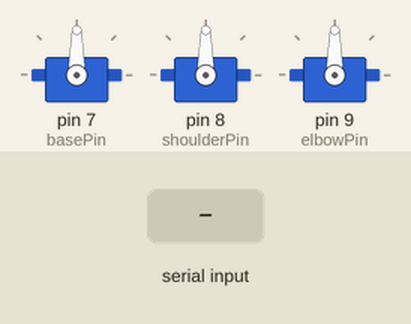
Recording of a sketch running on a simulated Arduino Uno, built with avr-gcc and run on an emulated ATmega328P. Shown: 3 × servo. The test bench sets the inputs (shaded band).

Above: at 1.2 s.
1.3 s: "B:\n" received over the second serial link
At 2.1 s:
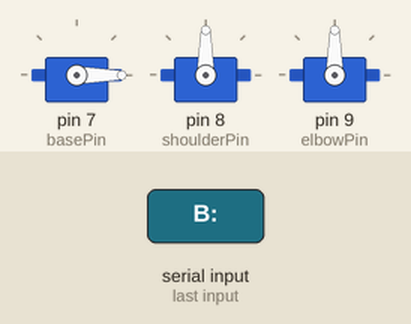
2.8 s: "S:\n" received over the second serial link
At 3.3 s:
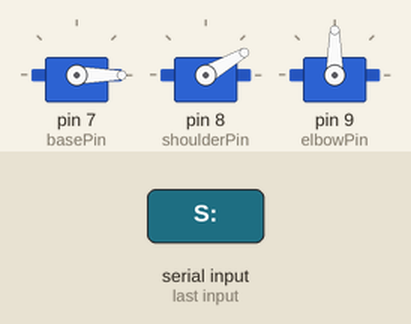
4.3 s: "E:\n" received over the second serial link
At 5.5 s:
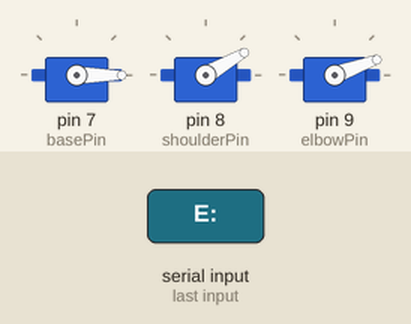
5.8 s: "B:90\n" received over the second serial link
At 6.8 s:
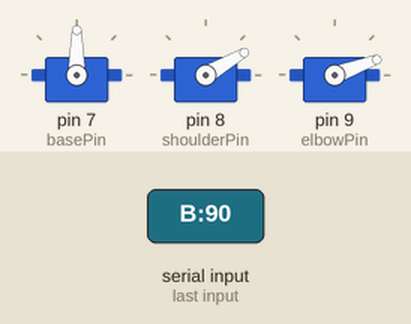
7.3 s: "S:90\n" received over the second serial link
At 7.9 s:
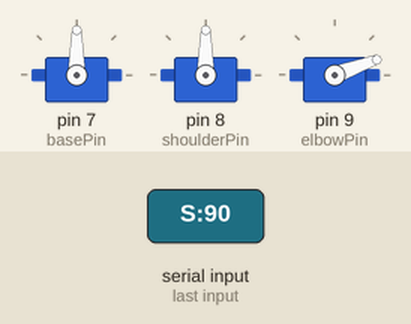
8.8 s: "B:,45\n" received over the second serial link
At 9.1 s:
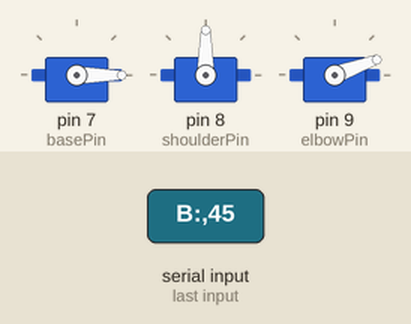
Timing chart, 0 to 11.3 s (numbered marks = the images above; inputs shaded):
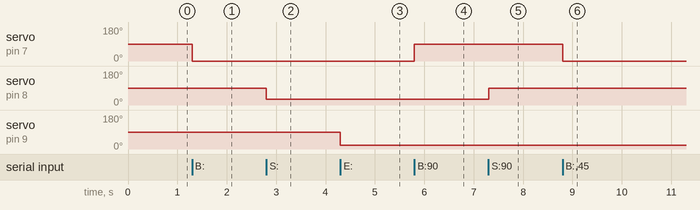

Measured:
- after the input at 1.3 s, servo on pin 7 (basePin): 90° → 0° at once
- after the input at 2.8 s, servo on pin 8 (shoulderPin): 90° → 30° at once
- after the input at 4.3 s, servo on pin 9 (elbowPin): 90° → 20° at once
- after the input at 5.8 s, servo on pin 7 (basePin): 0° → 90° at once
- after the input at 7.3 s, servo on pin 8 (shoulderPin): 30° → 90° at once
- after the input at 8.8 s, servo on pin 7 (basePin): 90° → 0° at once

The sketch:

slave_Arm.ino
```cpp
#include <Servo.h>
#include <SoftwareSerial.h>

//Arm Servo and Pin Intializations

SoftwareSerial masterSerial(3,2); // RX3 TX2

const int basePin = 7; //placeholder value
const int shoulderPin = 8; //placeholder value
const int elbowPin = 9; //placeholder value

Servo baseServo;
Servo shoulderServo;
Servo elbowServo;


int baseAngle = 90;
int shoulderAngle = 90;
int elbowAngle = 90;


//min and max values
const int baseMin = 0;
const int baseMax = 180;

const int shoulderMin = 30;
const int shoulderMax = 150;

const int elbowMin = 20;
const int elbowMax = 160;

void setup() {
  // put your setup code here, to run once:

  masterSerial.begin(9600);
  Serial.begin(9600);
  baseServo.attach(basePin);
  shoulderServo.attach(shoulderPin);
  elbowServo.attach(elbowPin);

  baseServo.write(baseAngle);
  shoulderServo.write(shoulderAngle);
  elbowServo.write(elbowAngle);

}

void loop() {
  // put your main code here, to run repeatedly:


  if(masterSerial.available()){
    String cmd = masterSerial.readStringUntil('\n');

    cmd.trim();

    if(cmd.startsWith("B:")){
      baseAngle = constrain(cmd.substring(2).toInt(),baseMin,baseMax);
      baseServo.write(baseAngle);
    }else if(cmd.startsWith("S:")){
      shoulderAngle = constrain(cmd.substring(2).toInt(),shoulderMin,shoulderMax);
      shoulderServo.write(shoulderAngle);
    }else if(cmd.startsWith("E:")){
      elbowAngle = constrain(cmd.substring(2).toInt(),elbowMin,elbowMax);
      elbowServo.write(elbowAngle);
    }
  }
}
```
